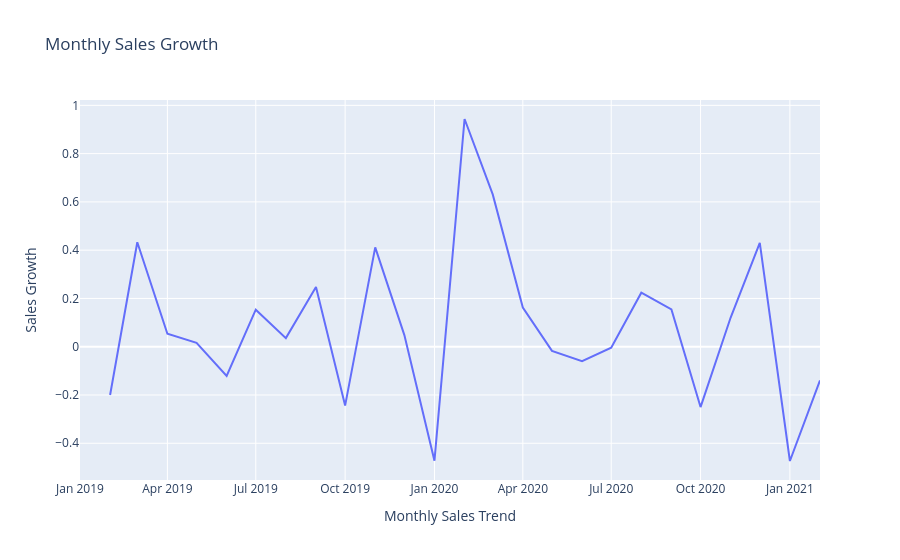

The code cell stored with this chart in its notebook:
### Code cell
fig = px.line(data_frame=sales_growth, x='MONTH', y='SALES_GROWTH',
              labels={'MONTH' : 'Monthly Sales Trend',
                      'SALES_GROWTH' : 'Sales Growth'},
              title='Monthly Sales Growth')
fig.show()

### Figure 1 — Plotly figure (JSON) as saved in the notebook; plotly's stock layout.template omitted (floating-point values rounded to 4 significant figures)
{"data": [{"hovertemplate": "Monthly Sales Trend=%{x}<br>Sales Growth=%{y}<extra></extra>", "legendgroup": "", "line": {"color": "#636efa", "dash": "solid"}, "marker": {"symbol": "circle"}, "mode": "lines", "name": "", "orientation": "v", "showlegend": false, "type": "scatter", "x": ["2019-01", "2019-02", "2019-03", "2019-04", "2019-05", "2019-06", "2019-07", "2019-08", "2019-09", "2019-10", "2019-11", "2019-12", "2020-01", "2020-02", "2020-03", "2020-04", "2020-05", "2020-06", "2020-07", "2020-08", "2020-09", "2020-10", "2020-11", "2020-12", "2021-01", "2021-02"], "xaxis": "x", "y": [NaN, -0.2, 0.433, 0.05395, 0.01621, -0.121, 0.1535, 0.03564, 0.2472, -0.2439, 0.4117, 0.04832, -0.4722, 0.9434, 0.631, 0.1623, -0.01718, -0.06012, -0.00386, 0.2237, 0.1542, -0.25, 0.121, 0.4302, -0.4735, -0.1396], "yaxis": "y"}], "layout": {"legend": {"tracegroupgap": 0}, "title": {"text": "Monthly Sales Growth"}, "xaxis": {"anchor": "y", "domain": [0, 1], "title": {"text": "Monthly Sales Trend"}}, "yaxis": {"anchor": "x", "domain": [0, 1], "title": {"text": "Sales Growth"}}}}
